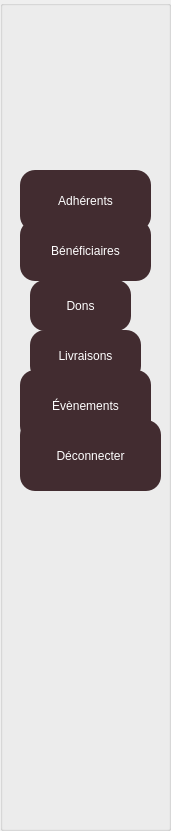
     <widget class="QGroupBox" name="groupBox">
      <property name="geometry">
       <rect>
        <x>90</x>
        <y>-10</y>
        <width>171</width>
        <height>831</height>
       </rect>
      </property>
      <property name="minimumSize">
       <size>
        <width>171</width>
        <height>831</height>
       </size>
      </property>
      <property name="styleSheet">
       <string notr="true">#groupBox
{
background:#422c30;
color:white;
border-radius:15px;
font: italic 12pt &quot;Times New Roman&quot;;
}
groupBox:hover
{
background:brown;
color:white;
border-radius:15px;
}</string>
      </property>
      <property name="title">
       <string/>
      </property>
      <widget class="QPushButton" name="pushButton_2">
       <property name="geometry">
        <rect>
         <x>20</x>
         <y>170</y>
         <width>131</width>
         <height>61</height>
        </rect>
       </property>
       <property name="styleSheet">
        <string notr="true">#pushButton_2
{
font: italic 12pt &quot;Times New Roman&quot;;

background:#422c30;
color:white;
border-radius:15px;
}
#pushButton_2:hover
{
font: 75 12pt &quot;Times New Roman&quot;;

background:#brown;
color:white;
border-radius:15px;
}</string>
       </property>
       <property name="text">
        <string>Adhérents</string>
       </property>
      </widget>
      <widget class="QPushButton" name="pushButton_3">
       <property name="geometry">
        <rect>
         <x>20</x>
         <y>220</y>
         <width>131</width>
         <height>61</height>
        </rect>
       </property>
       <property name="styleSheet">
        <string notr="true">#pushButton_3
{
font: italic 12pt &quot;Times New Roman&quot;;

background:#422c30;
color:white;
border-radius:15px;
}
#pushButton_3:hover
{
 font: italic 12pt &quot;Times New Roman&quot;;

background:#brown;
color:white;
border-radius:15px;
}</string>
       </property>
       <property name="text">
        <string>Bénéficiaires</string>
       </property>
      </widget>
      <widget class="QPushButton" name="pushButton_4">
       <property name="geometry">
        <rect>
         <x>30</x>
         <y>280</y>
         <width>101</width>
         <height>51</height>
        </rect>
       </property>
       <property name="styleSheet">
        <string notr="true">#pushButton_4
{
font: italic 12pt &quot;Times New Roman&quot;;

background:#422c30;
color:white;
border-radius:15px;
}
#pushButton_4:hover
{
font: italic 12pt &quot;Times New Roman&quot;;

background:#brown;
color:white;
border-radius:15px;
}</string>
       </property>
       <property name="text">
        <string>Dons</string>
       </property>
      </widget>
      <widget class="QPushButton" name="pushButton_5">
       <property name="geometry">
        <rect>
         <x>30</x>
         <y>330</y>
         <width>111</width>
         <height>51</height>
        </rect>
       </property>
       <property name="styleSheet">
        <string notr="true">#pushButton_5
{
font: italic 12pt &quot;Times New Roman&quot;;

background:#422c30;
color:white;
border-radius:15px;
}
#pushButton_5:hover
{
font: italic 12pt &quot;Times New Roman&quot;;

background:#brown;
color:white;
border-radius:15px;
}</string>
       </property>
       <property name="text">
        <string>Livraisons</string>
       </property>
      </widget>
      <widget class="QPushButton" name="pushButton_6">
       <property name="geometry">
        <rect>
         <x>20</x>
         <y>370</y>
         <width>131</width>
         <height>71</height>
        </rect>
       </property>
       <property name="styleSheet">
        <string notr="true">#pushButton_6
{
font: italic 12pt &quot;Times New Roman&quot;;

background:#422c30;
color:white;
border-radius:15px;
}
#pushButton_6:hover
{
font: italic 12pt &quot;Times New Roman&quot;;

background:#brown;
color:white;
border-radius:15px;
}</string>
       </property>
       <property name="text">
        <string>Évènements</string>
       </property>
      </widget>
      <widget class="QPushButton" name="pushButton_7">
       <property name="geometry">
        <rect>
         <x>20</x>
         <y>420</y>
         <width>141</width>
         <height>71</height>
        </rect>
       </property>
       <property name="styleSheet">
        <string notr="true">#pushButton_7
{
font: italic 12pt &quot;Times New Roman&quot;;

background:#422c30;
color:white;
border-radius:15px;
}
#pushButton_7:hover
{
font: 12pt &quot;Times New Roman&quot;;
background:#brown;
color:white;
border-radius:15px;
}
 </string>
       </property>
       <property name="text">
        <string>Déconnecter</string>
       </property>
      </widget>
      <widget class="QLabel" name="label_16">
       <property name="geometry">
        <rect>
         <x>20</x>
         <y>60</y>
         <width>131</width>
         <height>91</height>
        </rect>
       </property>
       <property name="minimumSize">
        <size>
         <width>131</width>
         <height>91</height>
        </size>
       </property>
       <property name="text">
        <string/>
       </property>
       <property name="pixmap">
        <pixmap>../other(img)/imageedit_1_4293195545.png</pixmap>
       </property>
      </widget>
     </widget>
